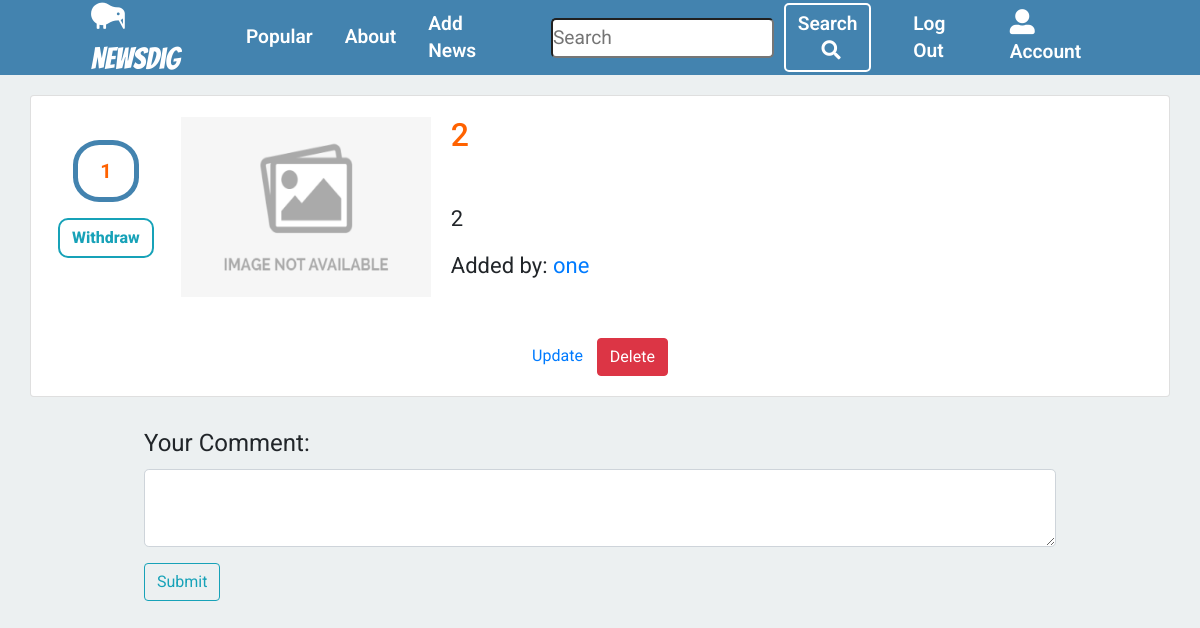
The app's page /news/2 (signed in), older data.
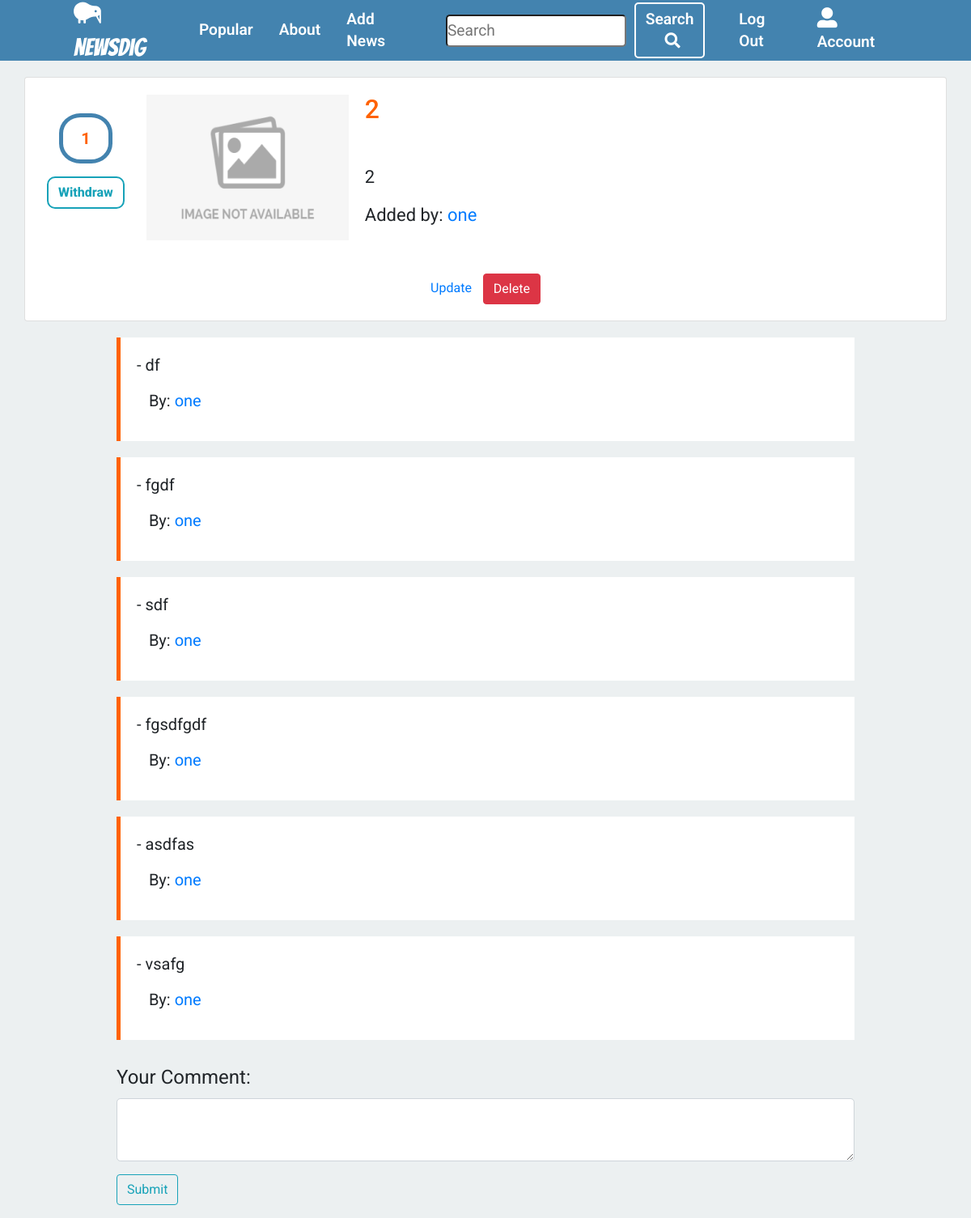
The same page, newer data.
### news/models.py (models this page shows, shortened)
class News(db.Model):
    __tablename__ = 'news'
    users = db.relationship(User)
    comments = db.relationship(
        'Comment', backref='news', lazy=True, cascade="all,delete")
    users_likes = db.relationship(
        'Likes', backref='news', lazy=True, cascade="all,delete")
    id = db.Column(db.Integer, primary_key=True)
    user_id = db.Column(db.Integer, db.ForeignKey('users.id'), nullable=False)
    picture_link = db.Column(db.String(), nullable=False)
    link = db.Column(db.String(), nullable=False)
    date = db.Column(db.DateTime, nullable=False, default=datetime.utcnow)
    title = db.Column(db.String(140), nullable=False)
    text = db.Column(db.Text, nullable=False)
    likes = db.Column(db.Integer, nullable=False, default=0)

class User(db.Model, UserMixin):
    __tablename__ = 'users'
    id = db.Column(db.Integer, primary_key=True)
    profile_image = db.Column(
        db.String(20), nullable=False, default='default_profile.png')
    email = db.Column(db.String(64), unique=True, index=True)
    username = db.Column(db.String(64), unique=True, index=True)
    password_hash = db.Column(db.String(128))
    news_group = db.relationship('News', backref='author', lazy=True)

class Comment(db.Model):
    news_group = db.relationship(News)
    id = db.Column(db.Integer, primary_key=True)
    user_name = db.Column(db.Text, nullable=False)
    news_id = db.Column(db.Integer, db.ForeignKey('news.id'), nullable=False)
    date = db.Column(db.DateTime, nullable=False, default=datetime.utcnow)
    text = db.Column(db.Text, nullable=False)

### news/news_group/views.py (the view, shortened to what this page needs)
@news_group.route('/news/<int:news_id>', methods=['GET', 'POST'])
def news_view(news_id):
    form_comment = CommentForm()
    form_likes = LikesForm()
    form_dislikes = DislikesForm()
    news_view = News.query.get_or_404(news_id)
    like = Likes.query.filter_by(
        user_id=current_user.id, news_id=news_id).first()
    if form_likes.submit_like.data and form_likes.validate():
        new_like = Likes(user_id=current_user.id, news_id=news_id)
        news_view.likes += 1
        db.session.add(new_like)
        db.session.commit()
        return redirect(url_for('news_group.news_view', news_id=news_id))
    if form_dislikes.submit_dislike.data and form_dislikes.validate():
        news_view.likes -= 1
        db.session.delete(like)
        db.session.commit()
        return redirect(url_for('news_group.news_view', news_id=news_id))
    comments = Comment.query.order_by(
        Comment.date.desc()).filter_by(news_id=news_id)
    return render_template('view_news.html', title=news_view.title, date=news_view.date, news=news_view, form_comment=form_comment, form_likes=form_likes, form_dislikes=form_dislikes, comments=comments, news_id=news_id, like=like)

### news/news_group/forms.py
class CommentForm(FlaskForm):
    text = TextAreaField('Your Comment:', validators=[DataRequired()])
    submit_comment = SubmitField('Submit')

class LikesForm(FlaskForm):
    submit_like = SubmitField('Dig up')

### news/models.py (called while the page is built)
@login_manager.user_loader
def load_user(user_id):
    return User.query.get(user_id)

### news/templates/view_news.html (shortened to what this page needs)
{%extends 'base.html'%}
{%block content%}
<div class="container">
    <div class="card">
        <div class="card-body">
            <div class='likes'>
                <p>{{news.likes}}</p>
                {% if current_user.id==like.user_id and news_id == like.news_id%}
                <div class="dislike">
                    <form class='form-group' method='POST'>
                        <div class="form-group">
                            {{form_dislikes.submit_dislike(class='btn btn-outline-info')}}
                        </div>
                    </form>
                </div>
                {% endif %}
            </div>
            <div class="miniature">
                {% if news.picture_link%}
                <img src="{{news.picture_link}}" alt="">
                {% else %}
                <img src="{{ url_for('static', filename='default.jpeg') }}">
                {% endif %}
            </div>
            <div class="news_info_view">
                <h2>{{ news.title }}</h2>
                <p class="card-text">{{ news.text}}</p>
                <p>Added by:<a href="{{ url_for('users.user_news', username=news.author.username) }}">
                        {{ news.author.username }}</a></p>
            </div>
        </div>
        {%if news.author == current_user%}
        <div class="controls">
            <a href="{{url_for('news_group.update',news_id=news.id)}}">Update</a>
            <button type="button" class="btn btn-danger" data-toggle="modal" data-target="#del_modal">Delete</button>
        </div>
        {%endif%}
    </div>
    {% for comment in comments %}
    {% if current_user.username == comment.user_name%}
    <div class="comment comment-author">
        {% else %}
        <div class="comment">
            {% endif%}
            <p>- {{comment.text}}</p>
            <p>&nbsp;&nbsp;&nbsp;By:<a href="{{ url_for('users.user_news', username=comment.user_name) }}">
                    {{comment.user_name}}</a></p>
        </div>
        {% endfor %}
        {% if current_user.is_authenticated %}
        <form class='form-group comment-form' method='POST'>
            <div class="form-group">
                {{form_comment.text.label(class='form-control-label comment-label')}}
                {{form_comment.text(class='form-control form-control-lg comment-field')}}
            </div>
            <div class="form-group">
                {{form_comment.submit_comment(class='btn btn-outline-info')}}
            </div>
        </form>
        {% endif %}
    </div>
    {%endblock%}

### news/templates/base.html (shortened to what this page needs)
<!DOCTYPE html>
<html lang="en">
  <head>
    <link
      rel="stylesheet"
      href="https://maxcdn.bootstrapcdn.com/bootstrap/4.0.0/css/bootstrap.min.css"
    />
    <link
      rel="stylesheet"
      href="https://cdnjs.cloudflare.com/ajax/libs/font-awesome/5.12.1/css/all.min.css"
    />
    <link
      href="{{ url_for('static', filename='css/main.css')}}"
      rel="stylesheet"
    />
  </head>
  <body>
    <nav id="navbar">
      <ul>
        <div class="nav-link">
          <a id="home" href="{{url_for('core.index')}}"
            ><i class="fas fa-kiwi-bird"></i>NewsDig</a
          >
        </div>
        <li class="nav-link">
          <a href="{{url_for('core.popular')}}">Popular</a>
        </li>
        <li class="nav-link">
          <a href="{{url_for('core.info')}}">About</a>
        </li>
        <li class="nav-link">
          <a href="{{url_for('news_group.create_news')}}">Add News</a>
        </li>
      </ul>
      <ul>
        <div class="nav-link">
          <form id="search_form" action="{{ url_for('news_group.search') }}">
            <div>
              <input
                type="text"
                id="search_word"
                name="search_word"
                placeholder="Search"
                required
              />
            </div>
            <button type="submit" id="button-addon2">
              Search<i class="fas fa-search"></i>
            </button>
          </form>
        </div>
        {% if current_user.is_authenticated %}
        <li class="nav-link">
          <a href="{{url_for('users.logout')}}">Log Out</a>
        </li>
        <li class="nav-link">
          <a href="{{url_for('users.account')}}"
            ><i class="fas fa-user-alt"></i>Account
          </a>
        </li>
        {% endif %}
      </ul>
    </nav>
    <div class="container">
      {% block content %} {% endblock %}
    </div>
  </body>
</html>

### news/static/css/main.css (style rules this page uses)
* { box-sizing: border-box; margin: 0; padding: 0; }
body { font-family: 'Roboto', sans-serif; line-height: 1.4; background-color: #ecf0f1; }
.container { max-width: 1300px; margin-top: 20px; }
#navbar { display: flex; background: #4383af; color: #fff; justify-content: space-between; align-items: center; font-size: 1.2rem; height: 75px; padding: 0 75px; }
#navbar ul { display: flex; justify-content: space-between; align-items: center; list-style: none; padding-bottom: 0; margin-bottom: 0; }
#navbar ul #home { font-size: 30px; font-family: 'Bangers', cursive; text-decoration: none; color: #fff; }
#navbar ul #search_form { display: flex; padding: 10px; align-items: center; }
#navbar ul #search_form input { border-radius: 5px; height: 40px; }
#navbar ul #search_form button { margin-left: 10px; background: #4383af; color: #fff; font-weight: 600; border: 2px solid #fff; padding: 6px; border-radius: 5px; cursor: pointer; }
#navbar ul #search_form button .fa-search { margin-left: 7px; }
#navbar ul .fa-kiwi-bird { padding-right: 10px; font-size: 30px; }
#navbar ul li a { text-decoration: none; color: inherit; font-weight: 600; }
#navbar ul li .fa-user-alt { margin-right: 7px; font-size: 25px; }
.card { width: 100%; margin-top: 10px; }
.card .card-body { align-items: center; display: flex; }
.card .card-body .likes { width: 10%; display: flex; flex-direction: column; margin-right: 20px; }
.card .card-body .likes .form-group { align-self: center; }
.card .card-body .likes .form-group .btn { display: block; margin: 0 auto; border: 2px solid; border-radius: 10px; font-weight: 800; }
.card .card-body .likes p { align-self: center; border: 5px solid #4383af; padding: 12px 22px; border-radius: 40%; font-size: 20px; font-weight: 700; color: #ff6200; }
.card .card-body .miniature { margin-right: 20px; }
.card .card-body .miniature img { width: 250px; height: 180px; }
.card .card-body .news_info_view { display: flex; flex-direction: column; }
.card .card-body .news_info_view h2 { margin-bottom: 50px; color: #ff6200; }
.card .card-body .news_info_view p { font-size: 22px; }
.controls { display: block; margin: 20px auto; }
.controls a { margin-right: 10px; }
.comment-author { border-left: 5px solid #ff6200; }
.comment { display: block; margin: 0 auto; width: 80%; background: #fff; padding: 20px; margin-top: 20px; }
.comment p { font-size: 20px; }
.comment-form { width: 80%; display: block; margin: 0 auto; }
.comment-form .comment-label { margin-top: 30px; font-size: 24px; font-weight: 400; }

Row changes from the older to the newer data that the page shows:
added Comment: text "df", user_name "one"
added Comment: text "fgdf", user_name "one"
added Comment: text "sdf", user_name "one"
added Comment: text "fgsdfgdf", user_name "one"
added Comment: text "asdfas", user_name "one"
added Comment: text "vsafg", user_name "one"
